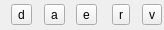
<?xml version="1.0" encoding="UTF-8"?>
<ui version="4.0">
 <class>Form</class>
 <widget class="QWidget" name="Form">
  <property name="geometry">
   <rect>
    <x>0</x>
    <y>0</y>
    <width>164</width>
    <height>30</height>
   </rect>
  </property>
  <property name="windowTitle">
   <string>Form</string>
  </property>
  <layout class="QHBoxLayout" name="horizontalLayout">
   <property name="spacing">
    <number>2</number>
   </property>
   <property name="leftMargin">
    <number>2</number>
   </property>
   <property name="topMargin">
    <number>0</number>
   </property>
   <property name="rightMargin">
    <number>2</number>
   </property>
   <property name="bottomMargin">
    <number>0</number>
   </property>
   <item alignment="Qt::AlignmentFlag::AlignRight">
    <widget class="QToolButton" name="tb_delete">
     <property name="toolTip">
      <string>Remove from queue (DCOR data is not deleted)</string>
     </property>
     <property name="text">
      <string>d</string>
     </property>
     <property name="icon">
      <iconset theme="trash"/>
     </property>
    </widget>
   </item>
   <item alignment="Qt::AlignmentFlag::AlignRight">
    <widget class="QToolButton" name="tb_abort">
     <property name="toolTip">
      <string>Abort job</string>
     </property>
     <property name="text">
      <string>a</string>
     </property>
     <property name="icon">
      <iconset theme="ban"/>
     </property>
    </widget>
   </item>
   <item alignment="Qt::AlignmentFlag::AlignRight">
    <widget class="QToolButton" name="tb_error">
     <property name="toolTip">
      <string>Show error message</string>
     </property>
     <property name="text">
      <string>e</string>
     </property>
     <property name="icon">
      <iconset theme="exclamation-triangle"/>
     </property>
    </widget>
   </item>
   <item alignment="Qt::AlignmentFlag::AlignRight">
    <widget class="QToolButton" name="tb_retry">
     <property name="toolTip">
      <string>Retry upload</string>
     </property>
     <property name="text">
      <string>r</string>
     </property>
     <property name="icon">
      <iconset theme="redo"/>
     </property>
    </widget>
   </item>
   <item alignment="Qt::AlignmentFlag::AlignRight">
    <widget class="QToolButton" name="tb_view">
     <property name="toolTip">
      <string>View dataset online</string>
     </property>
     <property name="text">
      <string>v</string>
     </property>
     <property name="icon">
      <iconset theme="eye"/>
     </property>
    </widget>
   </item>
  </layout>
 </widget>
 <resources/>
 <connections/>
</ui>
